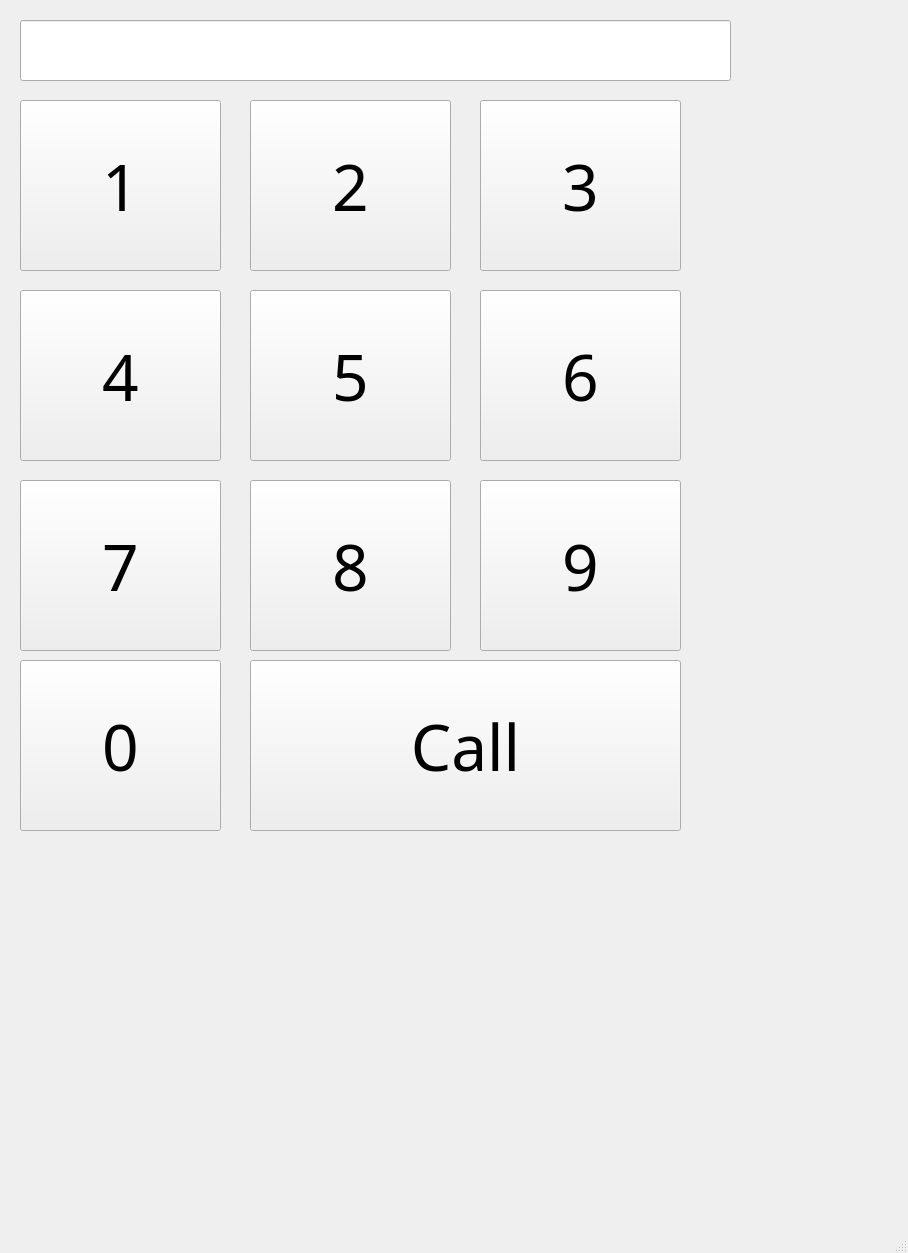
<?xml version="1.0" encoding="UTF-8"?>
<ui version="4.0">
 <class>MainWindow</class>
 <widget class="QMainWindow" name="MainWindow">
  <property name="geometry">
   <rect>
    <x>0</x>
    <y>0</y>
    <width>908</width>
    <height>1253</height>
   </rect>
  </property>
  <property name="cursor">
   <cursorShape>ClosedHandCursor</cursorShape>
  </property>
  <property name="windowTitle">
   <string>MainWindow</string>
  </property>
  <property name="styleSheet">
   <string notr="true"/>
  </property>
  <widget class="QWidget" name="centralwidget">
   <widget class="QLineEdit" name="ld">
    <property name="geometry">
     <rect>
      <x>20</x>
      <y>20</y>
      <width>711</width>
      <height>61</height>
     </rect>
    </property>
    <property name="font">
     <font>
      <family>Agency FB</family>
      <pointsize>26</pointsize>
     </font>
    </property>
   </widget>
   <widget class="QPushButton" name="pb1">
    <property name="geometry">
     <rect>
      <x>20</x>
      <y>100</y>
      <width>201</width>
      <height>171</height>
     </rect>
    </property>
    <property name="font">
     <font>
      <family>Agency FB</family>
      <pointsize>48</pointsize>
     </font>
    </property>
    <property name="text">
     <string>1</string>
    </property>
   </widget>
   <widget class="QPushButton" name="pb2">
    <property name="geometry">
     <rect>
      <x>250</x>
      <y>100</y>
      <width>201</width>
      <height>171</height>
     </rect>
    </property>
    <property name="font">
     <font>
      <family>Agency FB</family>
      <pointsize>48</pointsize>
     </font>
    </property>
    <property name="text">
     <string>2</string>
    </property>
   </widget>
   <widget class="QPushButton" name="pb3">
    <property name="geometry">
     <rect>
      <x>480</x>
      <y>100</y>
      <width>201</width>
      <height>171</height>
     </rect>
    </property>
    <property name="font">
     <font>
      <family>Agency FB</family>
      <pointsize>48</pointsize>
     </font>
    </property>
    <property name="text">
     <string>3</string>
    </property>
   </widget>
   <widget class="QPushButton" name="pb4">
    <property name="geometry">
     <rect>
      <x>20</x>
      <y>290</y>
      <width>201</width>
      <height>171</height>
     </rect>
    </property>
    <property name="font">
     <font>
      <family>Agency FB</family>
      <pointsize>48</pointsize>
     </font>
    </property>
    <property name="text">
     <string>4</string>
    </property>
   </widget>
   <widget class="QPushButton" name="pb5">
    <property name="geometry">
     <rect>
      <x>250</x>
      <y>290</y>
      <width>201</width>
      <height>171</height>
     </rect>
    </property>
    <property name="font">
     <font>
      <family>Agency FB</family>
      <pointsize>48</pointsize>
     </font>
    </property>
    <property name="text">
     <string>5</string>
    </property>
   </widget>
   <widget class="QPushButton" name="pb6">
    <property name="geometry">
     <rect>
      <x>480</x>
      <y>290</y>
      <width>201</width>
      <height>171</height>
     </rect>
    </property>
    <property name="font">
     <font>
      <family>Agency FB</family>
      <pointsize>48</pointsize>
     </font>
    </property>
    <property name="text">
     <string>6</string>
    </property>
   </widget>
   <widget class="QPushButton" name="pb9">
    <property name="geometry">
     <rect>
      <x>480</x>
      <y>480</y>
      <width>201</width>
      <height>171</height>
     </rect>
    </property>
    <property name="font">
     <font>
      <family>Agency FB</family>
      <pointsize>48</pointsize>
     </font>
    </property>
    <property name="text">
     <string>9</string>
    </property>
   </widget>
   <widget class="QPushButton" name="pb7">
    <property name="geometry">
     <rect>
      <x>20</x>
      <y>480</y>
      <width>201</width>
      <height>171</height>
     </rect>
    </property>
    <property name="font">
     <font>
      <family>Agency FB</family>
      <pointsize>48</pointsize>
     </font>
    </property>
    <property name="text">
     <string>7</string>
    </property>
   </widget>
   <widget class="QPushButton" name="pb8">
    <property name="geometry">
     <rect>
      <x>250</x>
      <y>480</y>
      <width>201</width>
      <height>171</height>
     </rect>
    </property>
    <property name="font">
     <font>
      <family>Agency FB</family>
      <pointsize>48</pointsize>
     </font>
    </property>
    <property name="text">
     <string>8</string>
    </property>
   </widget>
   <widget class="QPushButton" name="pb0">
    <property name="geometry">
     <rect>
      <x>20</x>
      <y>660</y>
      <width>201</width>
      <height>171</height>
     </rect>
    </property>
    <property name="font">
     <font>
      <family>Agency FB</family>
      <pointsize>48</pointsize>
     </font>
    </property>
    <property name="text">
     <string>0</string>
    </property>
   </widget>
   <widget class="QPushButton" name="pbCall">
    <property name="geometry">
     <rect>
      <x>250</x>
      <y>660</y>
      <width>431</width>
      <height>171</height>
     </rect>
    </property>
    <property name="font">
     <font>
      <family>Agency FB</family>
      <pointsize>48</pointsize>
     </font>
    </property>
    <property name="styleSheet">
     <string notr="true"/>
    </property>
    <property name="text">
     <string>Call</string>
    </property>
   </widget>
  </widget>
  <widget class="QMenuBar" name="menubar">
   <property name="geometry">
    <rect>
     <x>0</x>
     <y>0</y>
     <width>908</width>
     <height>21</height>
    </rect>
   </property>
  </widget>
  <widget class="QStatusBar" name="statusbar"/>
 </widget>
 <resources/>
 <connections/>
</ui>
